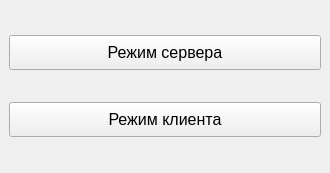
<?xml version="1.0" encoding="UTF-8"?>
<ui version="4.0">
 <class>MainWindow</class>
 <widget class="QMainWindow" name="MainWindow">
  <property name="geometry">
   <rect>
    <x>0</x>
    <y>0</y>
    <width>330</width>
    <height>173</height>
   </rect>
  </property>
  <property name="font">
   <font>
    <pointsize>12</pointsize>
   </font>
  </property>
  <property name="windowTitle">
   <string>TCP Chat</string>
  </property>
  <widget class="QWidget" name="centralwidget">
   <layout class="QVBoxLayout" name="verticalLayout">
    <item>
     <widget class="QPushButton" name="pushButtonServer">
      <property name="minimumSize">
       <size>
        <width>0</width>
        <height>35</height>
       </size>
      </property>
      <property name="text">
       <string>Режим сервера</string>
      </property>
     </widget>
    </item>
    <item>
     <widget class="QPushButton" name="pushButtonClient">
      <property name="minimumSize">
       <size>
        <width>0</width>
        <height>35</height>
       </size>
      </property>
      <property name="text">
       <string>Режим клиента</string>
      </property>
     </widget>
    </item>
   </layout>
  </widget>
 </widget>
 <resources/>
 <connections/>
</ui>
